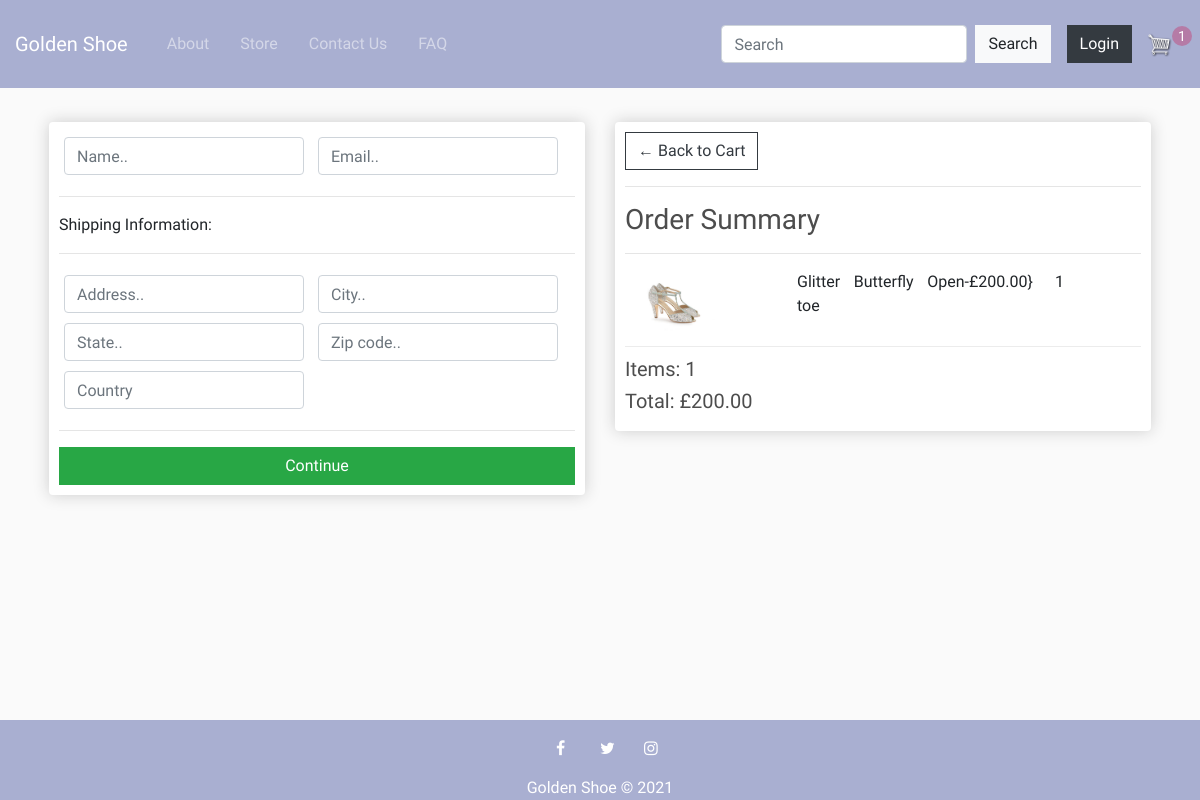
Screenshot of /checkout/ (signed in) with the database file from the repository.
### store/models.py (models this page shows, shortened)
class OrderItem(models.Model):
    product = models.ForeignKey(Product, on_delete=models.SET_NULL, blank=True, null=True)
    order = models.ForeignKey(Order, on_delete=models.SET_NULL, blank=True, null=True)
    quantity = models.IntegerField(default=0, null=True, blank=True)
    date_added = models.DateTimeField(auto_now_add=True)
    @property
    def get_total(self):
        total = self.product.price * self.quantity
        return total

class Product(models.Model):
    name = models.CharField(max_length=200, null=True)
    price = models.FloatField()
    digital = models.BooleanField(default=False, null=True, blank=False)
    image = models.ImageField(null=True, blank=True)

class Order(models.Model):
    customer = models.ForeignKey(Customer, on_delete=models.SET_NULL, blank=True, null=True)
    date_ordered = models.DateTimeField(auto_now_add=True)
    complete = models.BooleanField(default=False, null=True, blank=False)
    transaction_id = models.CharField(max_length=200, null=True)
    @property
    def shipping(self):
        shipping = False
        orderitems = self.orderitem_set.all()
        for i in orderitems:
            shipping = True
        return shipping
    @property
    def get_cart_total(self):
        orderitems = self.orderitem_set.all()
        total = sum([item.get_total for item in orderitems])
        return total
    @property
    def get_cart_items(self):
        orderitems = self.orderitem_set.all()
        total = sum([item.quantity for item in orderitems])
        return total

### store/views.py (the view)
# urls.py: path('checkout/', views.checkout, name="checkout"),
def checkout(request):
    if request.user.is_authenticated:
        customer = request.user.customer
        order, created = Order.objects.get_or_create(customer=customer, complete=False)
        items = order.orderitem_set.all()
        cartItems = order.get_cart_items
    else:
        items = []
        order = {'get_cart_total': 0, 'get_cart_items': 0}
        cartItems = order['get_cart_items']
    context = {'items': items, 'order': order, 'cartItems': cartItems}
    return render(request, 'store/checkout.html', context)

### store/templates/store/checkout.html (shortened to what this page needs)
{% extends 'store/main.html' %}
{% load static %}
{% block content %}
     <div class="row">
		<div class="col-lg-6">
			<div class="box-element" id="form-wrapper">
				<form id="form">
					<div id="user-info">
						<div class="form-field">
							<input required class="form-control" type="text" name="name" placeholder="Name..">
						</div>
						<div class="form-field">
							<input required class="form-control" type="email" name="email" placeholder="Email..">
						</div>
					</div>
					<div id="shipping-info">
						<hr>
						<p>Shipping Information:</p>
						<hr>
						<div class="form-field">
							<input class="form-control" type="text" name="address" placeholder="Address..">
						</div>
						<div class="form-field">
							<input class="form-control" type="text" name="city" placeholder="City..">
						</div>
						<div class="form-field">
							<input class="form-control" type="text" name="state" placeholder="State..">
						</div>
						<div class="form-field">
							<input class="form-control" type="text" name="zipcode" placeholder="Zip code..">
						</div>
						<div class="form-field">
							<input class="form-control" type="text" name="country" placeholder="Country">
						</div>
					</div>
					<hr>
					<input id="form-button" class="btn btn-success btn-block" type="submit" value="Continue">
				</form>
			</div>
			<br>
		</div>
		<div class="col-lg-6">
			<div class="box-element">
				<a  class="btn btn-outline-dark" href="{% url 'cart' %}">&#x2190; Back to Cart</a>
				<hr>
				<h3>Order Summary</h3>
				<hr>
				{% for item in items %}
				<div class="cart-row">
					<div style="flex:2"><img class="row-image" src="{{item.product.image.url}}"></div>
					<div style="flex:2"><p>{{item.product.name}}</p></div>
					<div style="flex:1"><p>£{{item.product.price|floatformat:2}}}</p></div>
					<div style="flex:1"><p>{{item.quantity}}</p></div>
				</div>
				{% endfor %}
				<h5>Items:   {{order.get_cart_items}}</h5>
				<h5>Total:   £{{order.get_cart_total|floatformat:2}}</h5>
			</div>
		</div>
	</div>
{% endblock content %}

### static/css/main.css (style rules this page uses)
body { background-color: hsl(0, 0%, 98%); font-family: 'Gilda Display', serif; }
h1,h2,h3,h4,h5,h6 { color:hsl(0, 0%, 30%); }
.box-element { box-shadow:hsl(0, 0%, 80%) 0 0 16px; background-color: #fff; border-radius: 4px; padding: 10px; }
.col-lg-4, .col-lg-6, .col-lg-8, .col-lg-12 { margin-top: 10px; }
.btn { border-radius: 0; }
.row-image { width: 100px; }
.form-field { width:250px; display: inline-block; padding: 5px; }
.cart-row { display: flex; align-items: flex-stretch; padding-bottom: 10px; margin-bottom: 10px; border-bottom: 1px solid #ececec; }
.row { display: flex; flex-wrap: wrap; padding: 0 4px; }
p { text-align: justify; }

### rows the page displays
OrderItem: product.image (picture), product.name "Glitter Butterfly Open-toe", product.price "200.00", quantity "1"
Order: get_cart_items "1", get_cart_total "200.00"

### other values shown
{{ cartItems }} "1"
